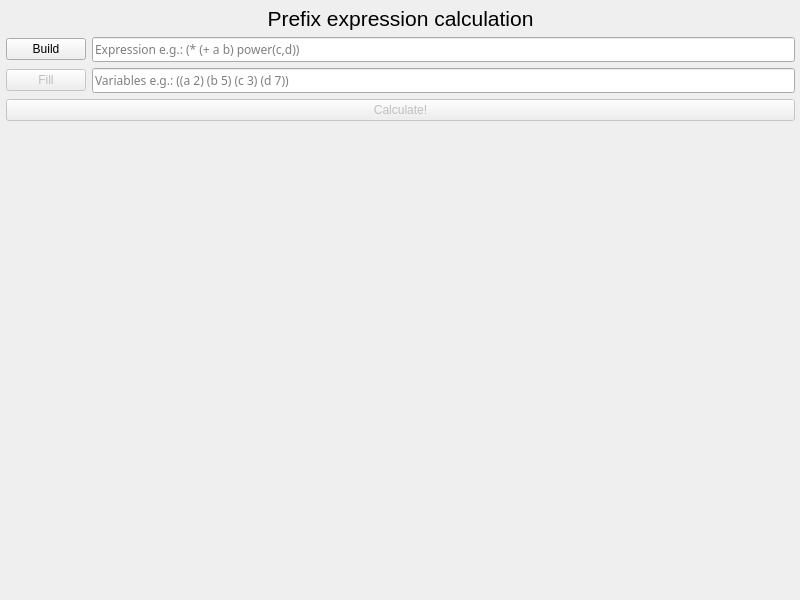
<?xml version="1.0" encoding="UTF-8"?>
<ui version="4.0">
 <class>MainWindow</class>
 <widget class="QMainWindow" name="MainWindow">
  <property name="geometry">
   <rect>
    <x>0</x>
    <y>0</y>
    <width>800</width>
    <height>600</height>
   </rect>
  </property>
  <property name="windowTitle">
   <string>MainWindow</string>
  </property>
  <widget class="QWidget" name="centralWidget">
   <property name="sizePolicy">
    <sizepolicy hsizetype="Maximum" vsizetype="Maximum">
     <horstretch>0</horstretch>
     <verstretch>0</verstretch>
    </sizepolicy>
   </property>
   <widget class="QWidget" name="verticalLayoutWidget">
    <property name="geometry">
     <rect>
      <x>0</x>
      <y>0</y>
      <width>801</width>
      <height>601</height>
     </rect>
    </property>
    <layout class="QVBoxLayout" name="verticalLayout">
     <property name="sizeConstraint">
      <enum>QLayout::SetMinAndMaxSize</enum>
     </property>
     <property name="leftMargin">
      <number>6</number>
     </property>
     <property name="topMargin">
      <number>6</number>
     </property>
     <property name="rightMargin">
      <number>6</number>
     </property>
     <property name="bottomMargin">
      <number>6</number>
     </property>
     <item>
      <widget class="QLabel" name="appName">
       <property name="font">
        <font>
         <pointsize>16</pointsize>
        </font>
       </property>
       <property name="text">
        <string>Prefix expression calculation</string>
       </property>
       <property name="alignment">
        <set>Qt::AlignCenter</set>
       </property>
       <property name="margin">
        <number>6</number>
       </property>
      </widget>
     </item>
     <item>
      <layout class="QHBoxLayout" name="buildLayout">
       <property name="sizeConstraint">
        <enum>QLayout::SetMaximumSize</enum>
       </property>
       <item>
        <widget class="QPushButton" name="buildButton">
         <property name="text">
          <string>Build</string>
         </property>
        </widget>
       </item>
       <item>
        <widget class="QLineEdit" name="buildInput">
         <property name="font">
          <font>
           <family>Ubuntu Mono</family>
          </font>
         </property>
         <property name="placeholderText">
          <string>Expression e.g.: (* (+ a b) power(c,d))</string>
         </property>
        </widget>
       </item>
      </layout>
     </item>
     <item>
      <layout class="QHBoxLayout" name="fillLayout">
       <property name="sizeConstraint">
        <enum>QLayout::SetMaximumSize</enum>
       </property>
       <item>
        <widget class="QPushButton" name="fillButton">
         <property name="enabled">
          <bool>false</bool>
         </property>
         <property name="text">
          <string>Fill</string>
         </property>
        </widget>
       </item>
       <item>
        <widget class="QLineEdit" name="fillInput">
         <property name="font">
          <font>
           <family>Ubuntu Mono</family>
          </font>
         </property>
         <property name="placeholderText">
          <string>Variables e.g.: ((a 2) (b 5) (c 3) (d 7))</string>
         </property>
        </widget>
       </item>
      </layout>
     </item>
     <item>
      <widget class="QPushButton" name="outputButton">
       <property name="enabled">
        <bool>false</bool>
       </property>
       <property name="text">
        <string>Calculate!</string>
       </property>
      </widget>
     </item>
     <item>
      <widget class="QLabel" name="output">
       <property name="sizePolicy">
        <sizepolicy hsizetype="Preferred" vsizetype="Expanding">
         <horstretch>0</horstretch>
         <verstretch>0</verstretch>
        </sizepolicy>
       </property>
       <property name="font">
        <font>
         <family>Ubuntu Mono</family>
        </font>
       </property>
       <property name="text">
        <string/>
       </property>
      </widget>
     </item>
     <item>
      <widget class="QLabel" name="answer">
       <property name="text">
        <string/>
       </property>
       <property name="alignment">
        <set>Qt::AlignCenter</set>
       </property>
      </widget>
     </item>
    </layout>
   </widget>
  </widget>
 </widget>
 <layoutdefault spacing="6" margin="11"/>
 <resources/>
 <connections/>
</ui>
